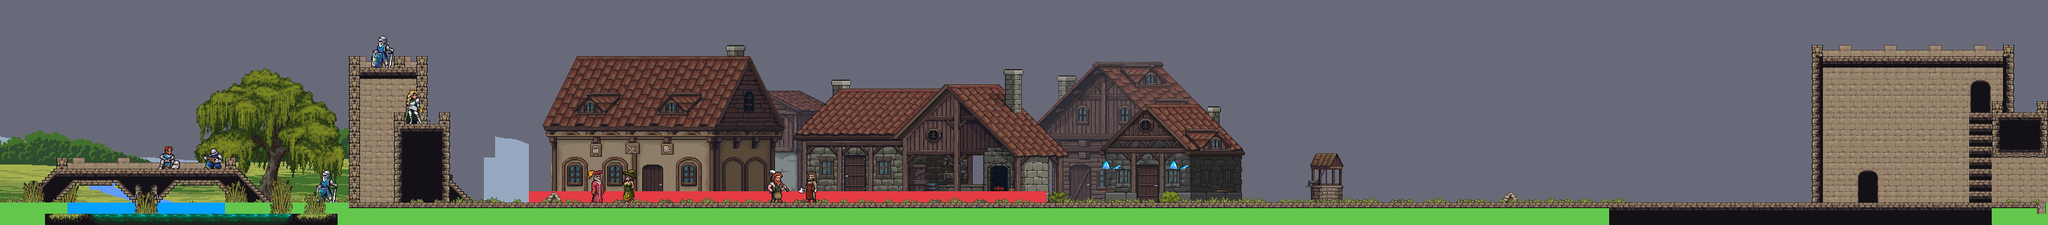

Below is a game level as drawn by its tile map, then a one-line description and the .tmx that defines it (tile-layer data replaced by summaries):
An orthogonal 182x20 tile map with 16x16 px tiles, 24 tile layers (Bg_plains_mountain, BG_plains_hills, BG_plains_plains, BG_plains_river, ...), 23 tilesets and 11 objects (6x NPC, 2x X_on_water, 2x X_bird_flying, X_critter_flying).

<map version="1.4" tiledversion="1.4.2" orientation="orthogonal" renderorder="right-down" compressionlevel="0" width="182" height="20" tilewidth="16" tileheight="16" infinite="0" backgroundcolor="#696A79" nextlayerid="26" nextobjectid="1"><tileset firstgid="1" name="Floor_Tiles2" tilewidth="16" tileheight="16" tilecount="648" columns="18" objectalignment="topleft" margin="0" spacing="0"><image source="../../../tiles/tiles/Floor Tiles2.png" width="288" height="576" /></tileset><tileset firstgid="649" name="Other_Tiles2" tilewidth="16" tileheight="16" tilecount="252" columns="18" objectalignment="topleft" margin="0" spacing="0"><image source="../../../tiles/tiles/Other Tiles2.png" width="288" height="224" /></tileset><tileset firstgid="901" name="Trees_foliage_trunk" tilewidth="16" tileheight="16" tilecount="1040" columns="80" objectalignment="topleft" margin="0" spacing="0"><image source="../../../tiles/trees/Trees_foliage_trunk.png" width="1280" height="208" /></tileset><tileset firstgid="1941" name="Tall_Grass" tilewidth="16" tileheight="16" tilecount="12" columns="6" objectalignment="topleft" margin="0" spacing="0"><image source="../../../tiles/int_ext_decoration/Tall Grass.png" width="96" height="32" /></tileset><tileset firstgid="1953" name="Decor" tilewidth="16" tileheight="16" tilecount="884" columns="26" objectalignment="topleft" margin="0" spacing="0"><image source="../../../tiles/int_ext_decoration/Decor.png" width="416" height="544" /></tileset><tileset firstgid="2837" name="Background_layers_layer_1" tilewidth="16" tileheight="16" tilecount="1408" columns="64" objectalignment="topleft" margin="0" spacing="0"><image source="../../../backgrounds/Normal BG/Background layers_layer 1.png" width="1024" height="346" /></tileset><tileset firstgid="4245" name="Garden_Decorations" tilewidth="16" tileheight="16" tilecount="112" columns="14" objectalignment="topleft" margin="0" spacing="0"><image source="../../../tiles/int_ext_decoration/Garden Decorations.png" width="224" height="128" /></tileset><tileset firstgid="4357" name="Farming_Tiles_and_Crops_32x32" tilewidth="16" tileheight="16" tilecount="1536" columns="48" objectalignment="topleft" margin="0" spacing="0"><image source="../../../tiles/int_ext_decoration/Farming Tiles and Crops 32x32.png" width="768" height="512" /></tileset><tileset firstgid="5893" name="Campfire_sheet" tilewidth="16" tileheight="16" tilecount="180" columns="10" objectalignment="topleft" margin="0" spacing="0"><image source="../../../tiles/animated/Campfire sheet.png" width="160" height="288" /></tileset><tileset firstgid="6073" name="Animated_Water_Tiles" tilewidth="16" tileheight="16" tilecount="880" columns="40" objectalignment="topleft" margin="0" spacing="0"><image source="../../../tiles/water/Animated Water Tiles.png" width="640" height="352" /></tileset><tileset firstgid="6953" name="Weeping_Willow1" tilewidth="16" tileheight="16" tilecount="168" columns="14" objectalignment="topleft" margin="0" spacing="0"><image source="../../../tiles/trees/Weeping Willow1.png" width="224" height="192" /></tileset><tileset firstgid="7121" name="Pixel_Art_Village" tilewidth="16" tileheight="16" tilecount="3150" columns="63" objectalignment="topleft" margin="0" spacing="0"><image source="../../../tiles/buildings/Pixel Art Village full sheet.png" width="996" height="800" /></tileset><tileset firstgid="10271" name="Pine_forest_sheet" tilewidth="16" tileheight="16" tilecount="637" columns="49" objectalignment="topleft" margin="0" spacing="0"><image source="../../../tiles/trees/Pine forest sheet.png" width="776" height="208" /></tileset><tileset firstgid="10908" name="Plains_parallax" tilewidth="16" tileheight="16" tilecount="3200" columns="40" objectalignment="topleft" margin="0" spacing="0"><image source="../../../backgrounds/Plains parallax.png" width="640" height="1280" /></tileset><tileset firstgid="14108" name="SSW_Tavern" tilewidth="16" tileheight="16" tilecount="3672" columns="68" objectalignment="topleft" margin="0" spacing="0"><image source="../../../tiles/buildings/SSW_Tavern.png" width="1088" height="864" /></tileset><tileset firstgid="17780" name="SSW_Interriors" tilewidth="16" tileheight="16" tilecount="3400" columns="68" objectalignment="topleft" margin="0" spacing="0"><image source="../../../tiles/buildings/SSW_Interriors.png" width="1088" height="800" /></tileset><tileset firstgid="21180" name="SSW_Buildings_and_Ruins" tilewidth="16" tileheight="16" tilecount="3552" columns="74" objectalignment="topleft" margin="0" spacing="0"><image source="../../../tiles/buildings/SSW_Buildings_and_Ruins.png" width="1184" height="768" /></tileset><tileset firstgid="24732" name="SSW_Workplaces" tilewidth="16" tileheight="16" tilecount="1352" columns="52" objectalignment="topleft" margin="0" spacing="0"><image source="../../../tiles/buildings/SSW_Workplaces.png" width="832" height="416" /></tileset><tileset firstgid="26084" name="House_Furniture_Tiles_32x32" tilewidth="16" tileheight="16" tilecount="936" columns="36" objectalignment="topleft" margin="0" spacing="0"><image source="../../../tiles/int_ext_decoration/House Furniture Tiles 32x32.png" width="576" height="416" /></tileset><tileset firstgid="27020" name="Castle_Tiles2" tilewidth="16" tileheight="16" tilecount="416" columns="26" objectalignment="topleft" margin="0" spacing="0"><image source="../../../tiles/buildings/Castle Tiles.png" width="416" height="256" /></tileset><tileset firstgid="27436" name="Characters_sheet1" tilewidth="16" tileheight="16" tilecount="2400" columns="40" objectalignment="topleft" margin="0" spacing="0"><image source="../../../../../../public/ASSORTED/characters/char_passive/characters sheet1.png" width="640" height="960" /></tileset><tileset firstgid="29836" name="Collsion_mask" tilewidth="16" tileheight="16" tilecount="20" columns="4" objectalignment="topleft" margin="0" spacing="0"><image source="../../../tiles/tiles/collsion-mask.png" width="64" height="80" /></tileset><tileset firstgid="29856" name="Terrain" tilewidth="16" tileheight="16" tilecount="4" columns="4" objectalignment="topleft"><image source="Terrain.intgrid.png" width="64" height="16" /></tileset><layer id="1" name="Bg_plains_mountain" width="182" height="20" opacity="1"><data>[3640 cells, 427 non-empty, 367 distinct tile ids]</data></layer><layer id="2" name="BG_plains_hills" width="182" height="20" opacity="1"><data>[3640 cells, 430 non-empty, 370 distinct tile ids]</data></layer><layer id="3" name="BG_plains_plains" width="182" height="20" opacity="1"><data>[3640 cells, 312 non-empty, 264 distinct tile ids]</data></layer><layer id="4" name="BG_plains_river" width="182" height="20" opacity="1"><data>[3640 cells, 204 non-empty, 204 distinct tile ids]</data></layer><layer id="5" name="BG_cityscape" width="182" height="20" opacity="0.8"><data>[3640 cells, 355 non-empty, 355 distinct tile ids]</data></layer><layer id="6" name="Weeping_Willow" width="182" height="20" opacity="1"><data>[3640 cells, 168 non-empty, 168 distinct tile ids]</data></layer><layer id="7" name="Tavern_level_1_tent" width="182" height="20" opacity="1"><data>[3640 cells, 18 non-empty, 18 distinct tile ids]</data></layer><layer id="8" name="Tavern_level_3_full" width="182" height="20" opacity="1"><data>[3640 cells, 327 non-empty, 327 distinct tile ids]</data></layer><layer id="9" name="Bridge_level_2_wood" width="182" height="20" opacity="1"><data>[3640 cells, 4 non-empty, 4 distinct tile ids]</data></layer><layer id="10" name="Bridge_level_1_log" width="182" height="20" opacity="1"><data>[3640 cells, 18 non-empty, 18 distinct tile ids]</data></layer><layer id="11" name="Alchemist_level_3_full" width="182" height="20" opacity="1"><data>[3640 cells, 149 non-empty, 149 distinct tile ids]</data></layer><layer id="12" name="Blacksmith_level_3_full" width="182" height="20" opacity="1"><data>[3640 cells, 300 non-empty, 300 distinct tile ids]</data></layer><layer id="13" name="Alchemist_decor" width="182" height="20" opacity="1"><data>[3640 cells, 20 non-empty, 16 distinct tile ids]</data></layer><layer id="14" name="Decor_shimmer" width="182" height="20" opacity="1"><data>[3640 cells, 28 non-empty, 12 distinct tile ids]</data></layer><layer id="15" name="Water_tile" width="182" height="20" opacity="1"><data>[3640 cells, 28 non-empty, 12 distinct tile ids]</data></layer><layer id="16" name="Terrain_Tiles" width="182" height="20" opacity="1"><data>[3640 cells, 276 non-empty, 23 distinct tile ids]</data></layer><layer id="17" name="Grass_decoration_bg" width="182" height="20" opacity="1"><data>[3640 cells, 127 non-empty, 19 distinct tile ids]</data></layer><layer id="18" name="Terrain_values" width="182" height="20" opacity="1"><data>[3640 cells, 353 non-empty, 3 distinct tile ids]</data></layer><layer id="19" name="City_Walls" width="182" height="20" opacity="1"><data>[3640 cells, 670 non-empty, 68 distinct tile ids]</data></layer><objectgroup id="20" name="Entities"><object name="NPC" type="NPC" x="1232" y="224" width="64" height="64"><properties><property name="__anchorX" type="int" value="1232" /><property name="__anchorY" type="int" value="224" /><property name="__cx" type="int" value="77" /><property name="__cy" type="int" value="14" /></properties></object><object name="X_on_water" type="X_on_water" x="144" y="288" width="16" height="16"><properties><property name="__anchorX" type="int" value="144" /><property name="__anchorY" type="int" value="288" /><property name="__cx" type="int" value="9" /><property name="__cy" type="int" value="18" /></properties></object><object name="X_on_water" type="X_on_water" x="256" y="288" width="16" height="16"><properties><property name="__anchorX" type="int" value="256" /><property name="__anchorY" type="int" value="288" /><property name="__cx" type="int" value="16" /><property name="__cy" type="int" value="18" /></properties></object><object name="NPC" type="NPC" x="1088" y="224" width="64" height="64"><properties><property name="__anchorX" type="int" value="1088" /><property name="__anchorY" type="int" value="224" /><property name="__cx" type="int" value="68" /><property name="__cy" type="int" value="14" /></properties></object><object name="NPC" type="NPC" x="960" y="224" width="64" height="64"><properties><property name="__anchorX" type="int" value="960" /><property name="__anchorY" type="int" value="224" /><property name="__cx" type="int" value="60" /><property name="__cy" type="int" value="14" /></properties></object><object name="NPC" type="NPC" x="848" y="224" width="64" height="64"><properties><property name="__anchorX" type="int" value="848" /><property name="__anchorY" type="int" value="224" /><property name="__cx" type="int" value="53" /><property name="__cy" type="int" value="14" /></properties></object><object name="NPC" type="NPC" x="512" y="208" width="64" height="64"><properties><property name="__anchorX" type="int" value="512" /><property name="__anchorY" type="int" value="208" /><property name="__cx" type="int" value="32" /><property name="__cy" type="int" value="13" /></properties></object><object name="NPC" type="NPC" x="1360" y="224" width="64" height="64"><properties><property name="__anchorX" type="int" value="1360" /><property name="__anchorY" type="int" value="224" /><property name="__cx" type="int" value="85" /><property name="__cy" type="int" value="14" /></properties></object><object name="X_critter_flying" type="X_critter_flying" x="64" y="240" width="16" height="16"><properties><property name="__anchorX" type="int" value="64" /><property name="__anchorY" type="int" value="240" /><property name="__cx" type="int" value="4" /><property name="__cy" type="int" value="15" /></properties></object><object name="X_bird_flying" type="X_bird_flying" x="368" y="112" width="32" height="32"><properties><property name="__anchorX" type="int" value="368" /><property name="__anchorY" type="int" value="112" /><property name="__cx" type="int" value="23" /><property name="__cy" type="int" value="7" /></properties></object><object name="X_bird_flying" type="X_bird_flying" x="1248" y="96" width="32" height="32"><properties><property name="__anchorX" type="int" value="1248" /><property name="__anchorY" type="int" value="96" /><property name="__cx" type="int" value="78" /><property name="__cy" type="int" value="6" /></properties></object></objectgroup><layer id="21" name="Grass_decoration_fg" width="182" height="20" opacity="1"><data>[3640 cells, 114 non-empty, 14 distinct tile ids]</data></layer><layer id="22" name="Character_examples_placeholders" width="182" height="20" opacity="1"><data>[3640 cells, 58 non-empty, 58 distinct tile ids]</data></layer><layer id="23" name="Water_FG" width="182" height="20" opacity="1"><data>[3640 cells, 23 non-empty, 19 distinct tile ids]</data></layer><layer id="24" name="Grass_tiles_fg_poc" width="182" height="20" opacity="1"><data>[3640 cells, 8 non-empty, 6 distinct tile ids]</data></layer><layer id="25" name="Decor_Shimmer_FG" width="182" height="20" opacity="1"><data>[3640 cells, 24 non-empty, 12 distinct tile ids]</data></layer></map>
